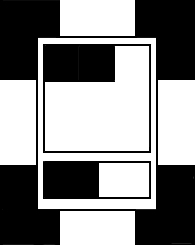
#> input picture data/tests/newtag03L.png, 195 x 245 px, found by its file name
$ python test_detect2.py   (Python 2 division)   (older library calls are emulated)
#> lines starting #> are read from the running program, lines starting #| are printed output that depends on the picture; after the words box and inside, x2 and y2 are one past the last pixel; in counts of white or black regions, pixels touching at a corner belong together
# -*- coding: utf-8 -*-
"""
Éditeur de Spyder

Ceci est un script temporaire.
"""

# import the necessary packages
import numpy as np
import cv2
import time

FNAME = "all_tags.png"
tag_seul = cv2.imread("newtag03L.png",0)
#> tag_seul is the input picture: shape (245, 195); min 0, max 255, mean 138.1


### FUNCTIONS DEFINITIONS
# [18 lines left out: function testImgFile, not called in this run]

def takeVideo():
    cap = cv2.VideoCapture(0)

    while(True):
        #time.sleep(0.1)
        # Capture frame-by-frame
        ret, frame = cap.read()
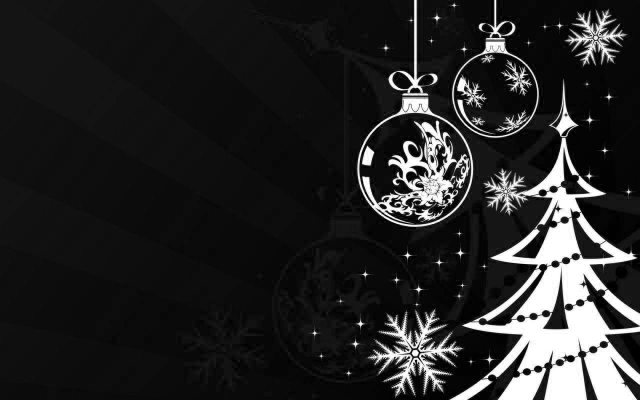
#> input picture data/tests/b.jpg, 1280 x 800 px, given in place of the camera (shown at 1/2 size)
#> frame is the input picture: shape (800, 1280, 3); min 0, max 255, mean 38.3

        # convert the image to grayscale
        gray = cv2.cvtColor(frame, cv2.COLOR_BGR2GRAY)

        #test = matchingTemplate(tag_seul,gray)
        tag_found = foundTagImg(gray)
        if tag_found is None:
            continue
        # Display the resulting frame
        #cv2.imshow('frame',gray)
        #cv2.imshow('frameGrad',tag_found)
        if cv2.waitKey(1) & 0xFF == ord('q'):
            break

    # When everything done, release the capture
    cap.release()
    cv2.destroyAllWindows()

"""
Getting the initial gray image
Returning the simple tag found in this initial image
"""
def foundTagImg(gray):
    # getting the corresponding tag box in complex image
    dt = time.time()
    box = getTagBox(gray)
    if (box is None):
        return None
    # getting a simple image of the tag (only)
    tag_gray = imgHomot(gray,box)
    ft = time.time()
    print "Temps mis : {}".format(ft-dt)
    # reading the info in the tag
    lecture_tag(tag_gray)
    #cv2.imshow('truc0',tag_gray)
    return tag_gray

def mythreshold(img):
    #tr = np.where(img > 100 && img <200, 0,255)
    pass

# Grosse marge blanche pour que ca fonctionne "parfaitement"
def getTagBox(gray):
    # find regions of the image that have high horizontal gradients and low vertical gradients
    # compute the Scharr gradient magnitude representation of the images
    # in both the x and y direction
    gray = cv2.equalizeHist(gray)
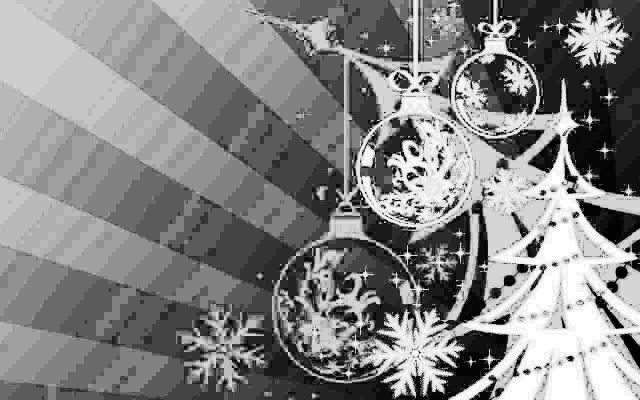
#> gray: shape (800, 1280) (shown at 1/2 size); min 0, max 255, mean 132.2
    median0 = cv2.medianBlur(gray,5)
    (_, gr1) = cv2.threshold(median0, 80, 255, cv2.THRESH_BINARY_INV+cv2.THRESH_OTSU)
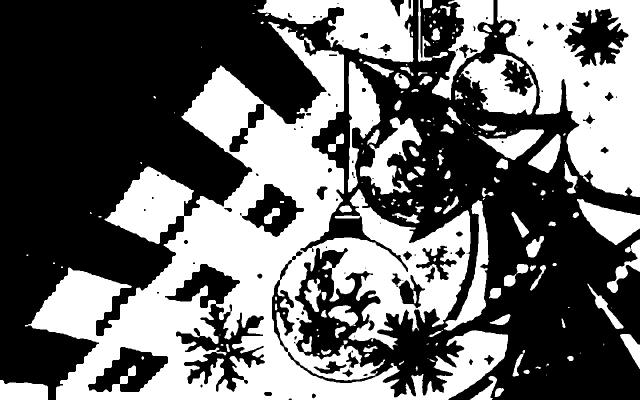
#> gr1: shape (800, 1280) (shown at 1/2 size); 41.7% white; 208 white regions (92 under 20 px), largest, box (x1, y1, x2, y2) and area: (50, 43, 1016, 800) 259997, (994, 0, 1280, 394) 64254, (515, 0, 827, 125) 21295
    (_, gr2) = cv2.threshold(gray, 80, 255, cv2.THRESH_BINARY+cv2.THRESH_OTSU)
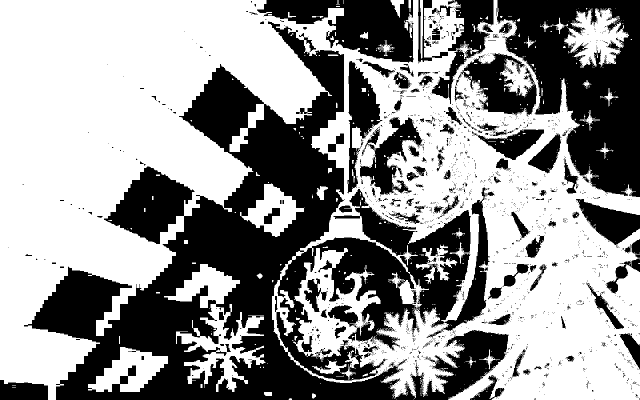
#> gr2: shape (800, 1280) (shown at 1/2 size); 58% white; 2014 black regions (1852 under 20 px), largest, box (x1, y1, x2, y2) and area: (48, 43, 1017, 800) 258573, (993, 0, 1280, 394) 63502, (514, 0, 827, 126) 21132

    kernel = cv2.getStructuringElement(cv2.MORPH_RECT, (7, 7))
    close = cv2.morphologyEx(gr1, cv2.MORPH_CLOSE, kernel)
#> close: shape (800, 1280); 43.3% white; 130 white regions (55 under 20 px), largest, box (x1, y1, x2, y2) and area: (50, 0, 1016, 800) 300205, (918, 0, 1280, 394) 76500, (836, 0, 987, 200) 11040

    gradX = cv2.Sobel(close, ddepth = cv2.cv.CV_32F, dx = 1, dy = 0, ksize = -1)
    gradY = cv2.Sobel(close, ddepth = cv2.cv.CV_32F, dx = 0, dy = 1, ksize = -1)
    # subtract the y-gradient from the x-gradient
    gradient = cv2.subtract(gradX, gradY)
    gradient = cv2.convertScaleAbs(gradient)
#> gradient: shape (800, 1280); 5.2% white in thin lines or dots
    ###
    gradX = cv2.Sobel(gr1, ddepth = cv2.cv.CV_32F, dx = 1, dy = 0, ksize = -1)
    gradY = cv2.Sobel(gr1, ddepth = cv2.cv.CV_32F, dx = 0, dy = 1, ksize = -1)
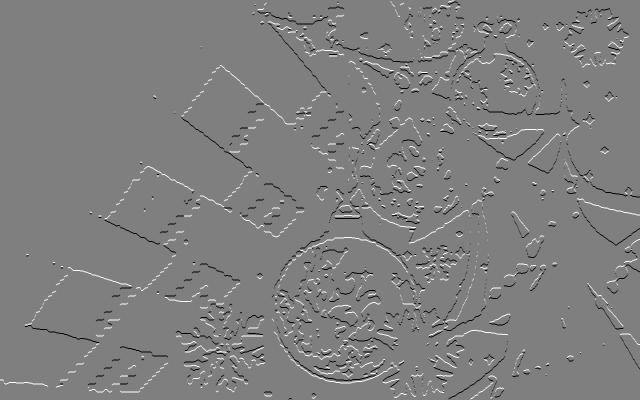
#> gradY: shape (800, 1280) float32 (shown at 1/2 size); min -4080, max 4080, mean 2.2; drawn with min black and max white
    # subtract the y-gradient from the x-gradient
    gradient1 = cv2.subtract(gradX, gradY)
    gradient1 = cv2.convertScaleAbs(gradient1)
#> gradient1: shape (800, 1280); 6.2% white in thin lines or dots
    median0 = cv2.medianBlur(gradient,5)
#> median0: shape (800, 1280); 1.8% white in thin lines or dots

    dilate0 = cv2.dilate(gradient, None, iterations = 2)
#> dilate0: shape (800, 1280); 17.1% white; 111 white regions, largest, box (x1, y1, x2, y2) and area: (47, 0, 1019, 800) 86401, (833, 0, 1280, 397) 18510, (334, 525, 529, 783) 13469
    dilate1 = cv2.dilate(gradient, None, iterations = 1)
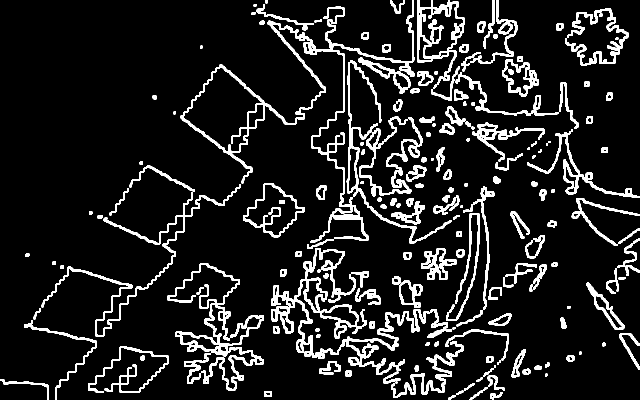
#> dilate1: shape (800, 1280) (shown at 1/2 size); 11.3% white; 179 white regions (4 under 20 px), largest, box (x1, y1, x2, y2) and area: (542, 496, 904, 750) 13637, (361, 0, 829, 486) 13504, (335, 526, 528, 782) 7882
    erode0 = cv2.erode(dilate1, None, iterations = 2)
#> erode0: shape (800, 1280); 0.33% white; 354 white regions (303 under 20 px), largest, box (x1, y1, x2, y2) and area: (837, 33, 841, 72) 156, (700, 259, 704, 294) 140, (1175, 568, 1194, 592) 118
    erode1 = cv2.erode(dilate1, None, iterations = 1)
#> erode1: shape (800, 1280); 5.5% white in thin lines or dots
    # TODO get the best combi
    #equ = cv2.equalizeHist(gray)
    (_, gr) = cv2.threshold(erode0, 220, 255, cv2.THRESH_BINARY)
    dilate = cv2.dilate(gr, None, iterations = 1)
#> dilate: shape (800, 1280); 0.9% white; 327 white regions (164 under 20 px), largest, box (x1, y1, x2, y2) and area: (836, 29, 850, 73) 308, (699, 258, 705, 295) 222, (1174, 567, 1195, 593) 208
    blur = cv2.blur(gr,(5,5),0)
    median = cv2.medianBlur(gr,5)
#> median: shape (800, 1280); 0.14% white; 74 white regions (49 under 20 px), largest, box (x1, y1, x2, y2) and area: (837, 34, 841, 71) 144, (700, 260, 704, 293) 128, (1176, 570, 1193, 591) 107
    #blur = cv2.GaussianBlur(gray,(5,5),0)
    #(_, thresh) = cv2.threshold(blur, 220, 255, cv2.THRESH_BINARY)
    #thresh = cv2.adaptiveThreshold(median, 255, cv2.ADAPTIVE_THRESH_GAUSSIAN_C, cv2.THRESH_BINARY, 45, 0)
    #blur = cv2.blur(thresh,(5,5),0)
    #median = cv2.medianBlur(close,5)
    # construct a closing kernel and apply it to the thresholded image
    # used to reveal the rectangular region of the barcode and ignore the rest of the contents of the image
    #closed = cv2.morphologyEx(blur, cv2.MORPH_CLOSE, kernel)
    # perform a series of erosions and dilations
    closed = cv2.erode(median, None, iterations = 1)
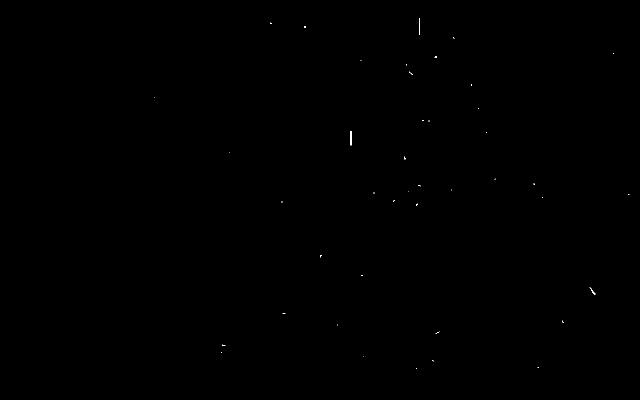
#> closed: shape (800, 1280) (shown at 1/2 size); 0.03% white in thin lines or dots, all inside (x1, y1, x2, y2) = (309, 36, 1259, 738)
    #blur = cv2.blur(closed,(5,5),0)
    #edges = cv2.Canny(closed.copy(),100,200, L2gradient=True)
    #edges = gradient.copy()
    edges1 = gradient1.copy()
    # [5 lines of commented-out code are left out]
    (contours1,hierarchie1) = cv2.findContours(edges1, cv2.RETR_CCOMP, cv2.CHAIN_APPROX_SIMPLE)
#> contours1 = 2000 contours, 1547 with area under 20; largest, box (x1, y1, x2, y2) and area: (543, 594, 758, 767) 1300, (668, 418, 817, 545) 740, (726, 122, 789, 156) 695, (782, 549, 859, 663) 664, (727, 123, 787, 155) 476
    #gray0 = gray.copy()
    gray = cv2.cvtColor(gray, cv2.COLOR_GRAY2BGR)
#> gray: shape (800, 1280, 3)
    gray1 = gray.copy()
    #cv2.drawContours(gray0, contours, -1, (0, 255, 0), 4)
    #cv2.drawContours(gray1, contours1, -1, (0, 255, 0), 4)
    #cv2.imshow("truc0",gray1)
    contours = contours1
#> contours has the same summary as contours1
    hierarchie = hierarchie1
    #print "GROSSE HIERARCHIE :",hierarchie
    # if no contours were found, return None
    if len(contours) == 0:
    	return None
    # otherwise, sort the contours by area and compute the rotated
    # the contours with the largest area appear at the front of the list
    # bounding box of the largest contour
    cont = list()
    # for each contour, computing an approximation of this same contour as a polyedre
    for i,cnt in enumerate(contours):
        # approximate the contour
        peri = cv2.arcLength(cnt, True)
        approx = cv2.approxPolyDP(cnt, 0.04 * peri, True)
        # if the shape got convex edges
        if not cv2.isContourConvex(approx) or len(approx)!=4:
            continue
        # if that not a parallelogramm...
        # TODO
        # if the length is between [10cm;50cm] the original shape
        # TODO
        # if a 30 cm ie taille(pixels)€[100*160;120;170]
        if not isPerimeterOK(cv2.arcLength(approx,True)) :#or not isAreaOK(cv2.contourArea(approx)):
            continue
        # filter contour by 4angles shape
        # filter contour by almost one child
        # no parent?
        if hierarchie[0,i,2]!=-1 and hierarchie[0,i,3]==-1:
            cont.append(approx)
#> this loop made 2000 passes
#> (peri, approx) on passes 1 to 3: (4, [[939, 799], [941, 799]]), (4, [[576, 799], [578, 799]]), (4, [[983, 798], [983, 799], [984, 799], [984, 798]])
#> after the loop, cont = []
            #cv2.drawContours(gray, [approx], -1, (255, 0, 0), 4)
        #cv2.drawContours(gray, [approx], -1, (0, 0, 255), 4)
    # ATTENTION : making the assumption that the contour with the largest area is the barcoded region of the frame
    # the largest among those with exactly 4 corners and children
    if cont==[]:
        return None
    res = sorted(cont, key = cv2.contourArea, reverse = True)[0]

    print "resultat futur box = {}".format(res)
    # take the contour and compute its bounding box
    # computing the min area bounding/fitting rect (even rotated)
    rect = cv2.minAreaRect(res)
    print "rect interm =",rect
    rect = cv2.cv.BoxPoints(rect)
    print "rect interm2 =",rect
    box = np.int0(rect)
    print "resultat voici la box = {}".format(box)

    return res

def isPerimeterOK(peri):
    #peri10 = 290*2+410*2
    peri20 = 2*190+2*216
    #peri30 = 110*2+165*2
    peri50 = 2*75+2*90
    if peri>peri20 or peri<peri50:
        return False
    return True

# [136 lines left out: functions isAreaOK, rectify, sort_corners, curve_to_quadrangle, homothetie_marker, imgHomot and 1 more, not called in this run]
    #return (identity,orientation)

### TESTS

takeVideo()
#testImgFile(FNAME)
